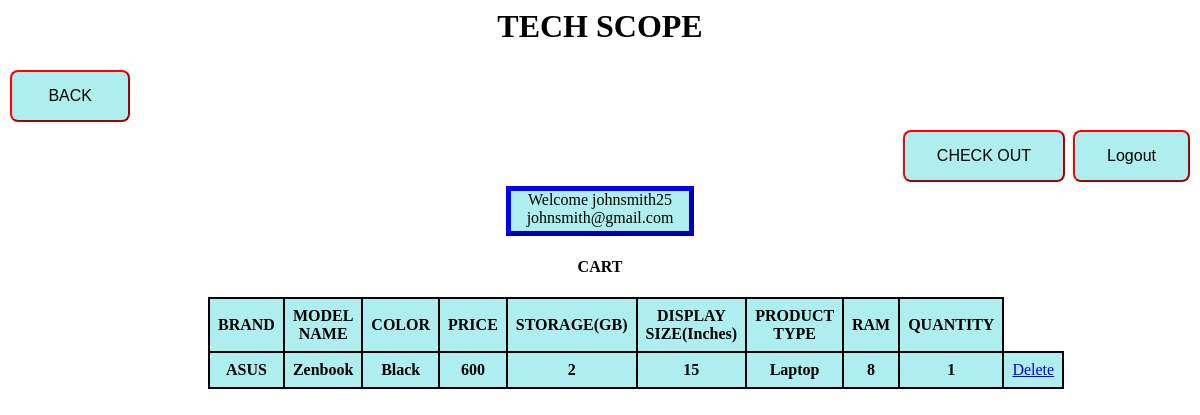
The page /php/cart.php (signed in) on the database its author committed.
### tables this page shows
CREATE TABLE laptop (
	 p_id 			INT 			NOT NULL,
	 p_category 	VARCHAR(30) 	NOT NULL,
	 brand 			VARCHAR(30) 	NOT NULL,
	 model_no	 	VARCHAR(30) 	NOT NULL,
	 color 			VARCHAR(15) 	DEFAULT NULL,
     ram 			INT 		 	NOT NULL,
     storage 		FLOAT 			DEFAULT NULL,
     display_size 	FLOAT 			DEFAULT NULL,
	 PRIMARY KEY (p_id),
	 KEY p_category (p_category),
	 CONSTRAINT p_idlfk FOREIGN KEY (p_id) REFERENCES product (p_id) ON DELETE CASCADE,
	 CONSTRAINT p_catelfk FOREIGN KEY (p_category) REFERENCES category (c_type) ON DELETE CASCADE
);

CREATE TABLE product (
	p_id           INT            NOT NULL,
    p_name         VARCHAR(30)    NOT NULL,
    price          FLOAT          NOT NULL,
    availability   INT            NOT NULL,
	c_type  	   VARCHAR(30)    NOT NULL,
	PRIMARY KEY (p_id),
	KEY c_type (c_type),
    CONSTRAINT c_typepfk FOREIGN KEY (c_type) REFERENCES category (c_type)
);

### php/cart.php (the view, shortened to what this page needs)
<html>
<head>
<link href = " products_style.css" rel ="stylesheet" type ="text/css"/>
</head>
<body>
<h1 align="center"> TECH SCOPE </h1>
<form method='post'>
<?php
	$user_name=$email="";
	if(isset($_SESSION["user_name"]) && isset($_SESSION["email"]))
	{
		$user_name = $_SESSION['user_name'];
		$email = $_SESSION['email'];
	}
echo "<div align = 'left'><input type = 'submit' class = 'button' name = 'back' value = ' BACK '/></div>";
echo "<div align = 'right'><input type = 'submit' class = 'button' name = 'check_out' value = 'CHECK OUT'/>
	<input type='submit' class = 'button' name='logout' value='Logout'/></div>"
	."<div class='mydiv'>Welcome ".$user_name." <br>". $email."</div>";
echo"<h4 align='center'>CART</h4>
	<table>
	<tr>
	<td width='20%' align='center'><strong>BRAND</strong></td>
	<td width='20%' align='center'><strong>MODEL NAME</strong></td>
	<td width='10%' align='center'><strong>COLOR</strong></td>
	<td width='10%' align='center'><strong>PRICE</strong></td>
	<td width='10%' align='center'><strong>STORAGE(GB)</strong></td>
	<td width='10%' align='center'><strong>DISPLAY SIZE(Inches)</strong></td>
	<td width='10%' align='center'><strong>PRODUCT TYPE</strong></td>
	<td width='10%' align='center'><strong>RAM</strong></td>
	<td width='10%' align='center'><strong>QUANTITY</strong></td>
	</tr>";
?>
</form>
<?php
					$host="localhost";
					$user="root";
					$password="";
					$database="ecommerce";
					$connect=mysqli_connect($host,$user,$password,$database);
					$user_name = $_SESSION['user_name'];
					$user_query = "SELECT u_id
								   FROM user_ids
								   WHERE user_name = '$user_name' ";
					$user_result = mysqli_query($connect,$user_query);
					$row2 = mysqli_fetch_assoc($user_result);
					extract($row2);
					$query2 = "select  L.brand, L.model_no, L.display_size, L.color, L.storage, L.ram ,T.price,T.c_type,T.p_id,count(T.quantity) as quantity
							  from Laptop L,(select C.quantity, C.p_id, C.u_id, P.price,P.c_type from product P join cart C on P.p_id = C.p_id) T
							  where L.p_id = T.p_id and u_id='$u_id' group by T.quantity,L.model_no";
					$result2 = mysqli_query($connect,$query2) or die(mysqli_error());
					while($rows2 = mysqli_fetch_assoc($result2))
						{
							extract($rows2);
							echo "
								<tr bgcolor='#FFF9C4'>
								<td width='20%' align='center'><strong>$brand</strong></td>
								<td width='20%' align='center'><strong>$model_no</strong></td>
								<td width='10%' align='center'><strong>$color</strong></td>
								<td width='20%' align='center'><strong>$price</strong></td>
								<td width='10%' align='center'><strong>$storage</strong></td>
								<td width='10%' align='center'><strong>$display_size</strong></td>
								<td width='10%' align='center'><strong>$c_type</strong></td>
								<td width='10%' align='center'><strong>$ram</strong></td>
								<td width='10%' align='center'><strong>$quantity</strong></td>
								<td width='10%' align='center'><a href='delete.php?id= $p_id&user_id=$u_id'>Delete</a>
								</tr>
								";
						}
?>

### php/products_style.css (style rules this page uses)
.myDiv { margin : auto; height : 40px; width :15%; border: 5px outset blue; background-color: #AFEEEE; text-align: center; }
body { background-image:url("background.jpg"); background-size: cover; }
.button { background-color: #afeeee; border-color: red; color: black; padding: 15px 32px; text-align: center; text-decoration: none; display: inline-block; font-size: 16px; margin: 4px 2px; cursor: pointer; border-radius : 8px; }
table { margin-left : 200px; border-collapse :collapse; width : 70%; }
th, td { border :2.5px solid black; padding: 8px; text-align: center; }
tr { background-color :#afeeee; }

### rows shown on the page
laptop: brand "ASUS", model_no "Zenbook", color "Black", p_id.price "600", storage "2", display_size "15", p_id.c_type "Laptop", ram "8", quantity "1"

### other values the page prints
$user_name "johnsmith25"
$email "johnsmith@gmail.com"
